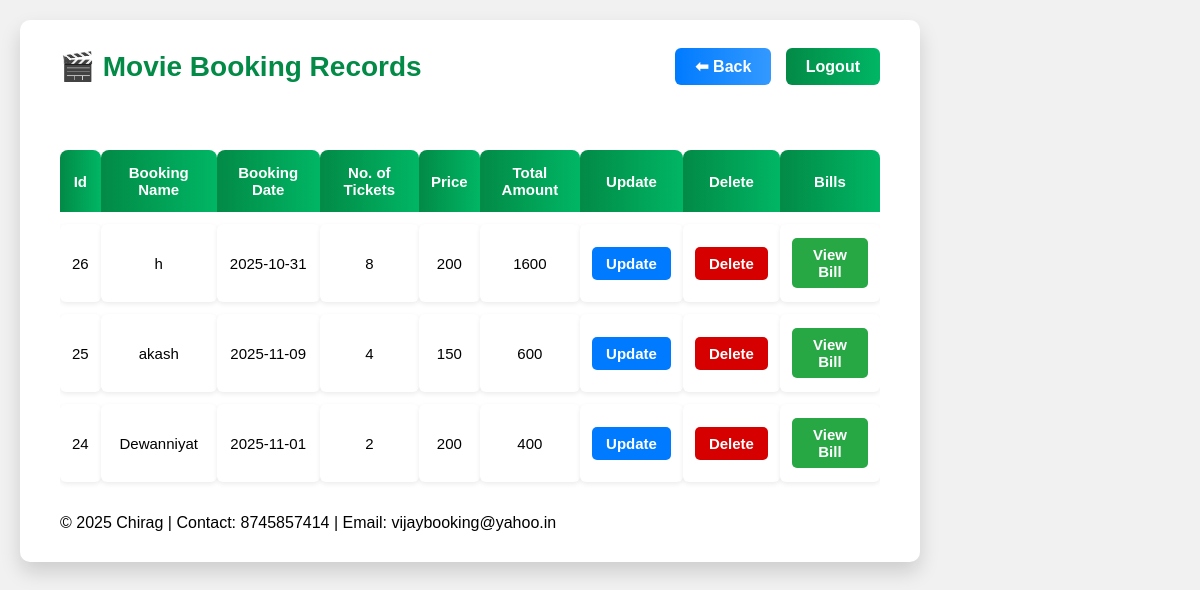
The app's page /Display.php (signed in) with its own data.
### tables this page shows
CREATE TABLE `movie` (
  `booking_id` int(20) NOT NULL,
  `booking_name` varchar(90) NOT NULL,
  `booking_date` date NOT NULL,
  `no_of_tickets` int(11) NOT NULL,
  `price` int(11) NOT NULL
);

### components/movie-table.php (the view)
<?php
include 'Conn.php';
$queue = "SELECT * FROM Movie ORDER BY booking_id DESC";
$query = mysqli_query($conn, $queue);
?>
<div class="table-wrapper">
  <table class="movie-table">
    <thead>
      <tr>
        <th>Id</th>
        <th>Booking Name</th>
        <th>Booking Date</th>
        <th>No. of Tickets</th>
        <th>Price</th>
        <th>Total Amount</th>
        <th>Update</th>
        <th>Delete</th>
        <th>Bills</th>
      </tr>
    </thead>
    <tbody>
      <?php while($res = mysqli_fetch_assoc($query)): ?>
        <tr>
          <td><?= htmlspecialchars($res['booking_id']); ?></td>
          <td><?= htmlspecialchars($res['booking_name']); ?></td>
          <td><?= htmlspecialchars($res['booking_date']); ?></td>
          <td><?= htmlspecialchars($res['no_of_tickets']); ?></td>
          <td><?= htmlspecialchars($res['price']); ?></td>
          <td><?= htmlspecialchars($res['no_of_tickets'] * $res['price']); ?></td>
          <td><a class="btn update" href="update.php?booking_id=<?= $res['booking_id']; ?>">Update</a></td>
          <td><a class="btn delete" href="delete.php?booking_id=<?= $res['booking_id']; ?>" onclick="return confirm('Are you sure you want to delete this booking?');">Delete</a></td>
          <td><a class="btn bill" href="bills.php?booking_id=<?= $res['booking_id']; ?>">View Bill</a></td>
        </tr>
      <?php endwhile; ?>
    </tbody>
  </table>
</div>

### Display.php (shortened to what this page needs)
<!DOCTYPE html>
<html lang="en">
<head>
  <link rel="stylesheet" href="display.css">
</head>
<body>
  <div class="container">
    <?php
    $showBackButton = true;
    include 'components/header.php';
    include 'components/movie-table.php';
    include 'components/footer.php';
    ?>
  </div>
</body>
</html>

### components/header.php (shortened to what this page needs)
<div class="header-bar">
    <h2 class="header-title">🎬 Movie Booking Records</h2>
    <div class="header-buttons">
        <?php if(isset($showBackButton) && $showBackButton): ?>
            <a class="back-btn" href="insert.php">⬅ Back</a>
        <?php endif; ?>
        <a class="logout-btn" href="logout.php">Logout</a>
    </div>
</div   >

### components/footer.php (shortened to what this page needs)
<footer>
    <p>&copy; 2025 Chirag | Contact: 8745857414 | Email: vijaybooking@yahoo.in</p>
</footer>

### display.css (style rules this page uses)
* { margin: 0; padding: 0; box-sizing: border-box; font-family: 'Poppins', sans-serif; }
body { background: #f1f1f1; padding: 20px; }
.container { position: relative; background: #fff; max-width: 900px; width: 90%; padding: 30px 40px; border-radius: 10px; box-shadow: 0 10px 20px rgba(0, 0, 0, 0.15); display: flex; flex-direction: column; gap: 20px; overflow: hidden; }
.container .header-bar { display: flex; justify-content: space-between; align-items: center; margin-bottom: 20px; }
.container .header-title { font-size: 28px; font-weight: 600; color: #028a46; }
.container .header-buttons a { text-decoration: none; padding: 10px 20px; border-radius: 6px; font-weight: 600; color: #fff; transition: 0.3s ease; }
.container .header-buttons .logout-btn { background: linear-gradient(to right, #028a46, #00b664); }
.container .header-buttons .back-btn { background: linear-gradient(to right, #007bff, #3399ff); }
.header-bar { display: flex; justify-content: space-between; align-items: center; margin-bottom: 25px; }
.header-title { font-size: 28px; font-weight: 600; color: #028a46; }
.header-buttons a { margin-left: 10px; }
.logout-btn, .back-btn { background: linear-gradient(to right, #028a46, #00b664); padding: 10px 20px; border-radius: 6px; color: white; text-decoration: none; font-weight: 600; transition: all 0.3s ease; }
.table-wrapper { overflow-x: auto; }
.movie-table { width: 100%; border-collapse: separate; border-spacing: 0 12px; margin-top: 15px; font-size: 15px; }
.movie-table th { background: linear-gradient(to right, #028a46, #00b664); color: white; padding: 14px 12px; font-weight: 600; text-align: center; border-radius: 8px 8px 0 0; }
.movie-table td { padding: 14px 12px; background: #ffffff; text-align: center; border-radius: 6px; box-shadow: 0 2px 5px rgba(0, 0, 0, 0.08); transition: transform 0.2s, box-shadow 0.2s; }
.btn { padding: 8px 14px; border-radius: 5px; color: white; text-decoration: none; font-weight: 600; display: inline-block; transition: all 0.3s ease; }
.btn.update { background: #007bff; }
.btn.delete { background: #d60000; }
.btn.bill { background: #28a745; }

### records on screen
movie: booking_id "26", booking_name "h", booking_date "2025-10-31", no_of_tickets "8", price "200", $res['no_of_tickets'] * $res['price'] "1600"
movie: booking_id "25", booking_name "akash", booking_date "2025-11-09", no_of_tickets "4", price "150", $res['no_of_tickets'] * $res['price'] "600"
movie: booking_id "24", booking_name "Dewanniyat", booking_date "2025-11-01", no_of_tickets "2", price "200", $res['no_of_tickets'] * $res['price'] "400"
